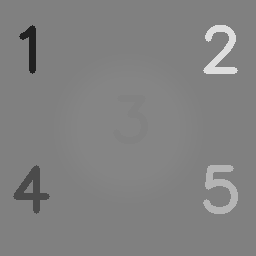
#> input picture imageThresholding/digits.png, 256 x 256 px
$ jupyter execute Threshold.ipynb
#> lines starting #> are read from the running program, lines starting #| are printed output that depends on the picture; after the words box and inside, x2 and y2 are one past the last pixel; in counts of white or black regions, pixels touching at a corner belong together
# 1. Thresholding

### 1.1 	T=55; 2) T=129; 3) T=200;

a)	Visualize 6 output images.

b)	Write your observations about thresholded images at different thresholds. How many and which digits are segmented at each threshold? What else do you observe at each threshold?

[cell 1]
#modules
import numpy as np
import matplotlib.pyplot as plt
import cv2


def threshFunction():
  #Given
  T = [55,129,200]

  #input
  image = cv2.imread("digits.png")
#> image is the input picture: shape (256, 256, 3); min 33, max 222, mean 129.5
  thresholding = [
      cv2.THRESH_BINARY,
      cv2.THRESH_BINARY_INV,
  ]
  thresholdingName = ["Bin","InvBin"]
  grayImg = cv2.cvtColor(image,cv2.COLOR_RGB2GRAY)

  plt.figure(figsize=(6,10))


  #Output
  for i in range(len(T)):
    for j in range(len(thresholding)):
      index = i*len(thresholding)+j+1
      plt.subplot(3,2,index)
      _,imgThres = cv2.threshold(grayImg, T[i],255,thresholding[j])
      plt.imshow(imgThres, cmap = 'gray')
      plt.title(f"Thresh={T[i]}|{thresholdingName[j]}")

  plt.show()
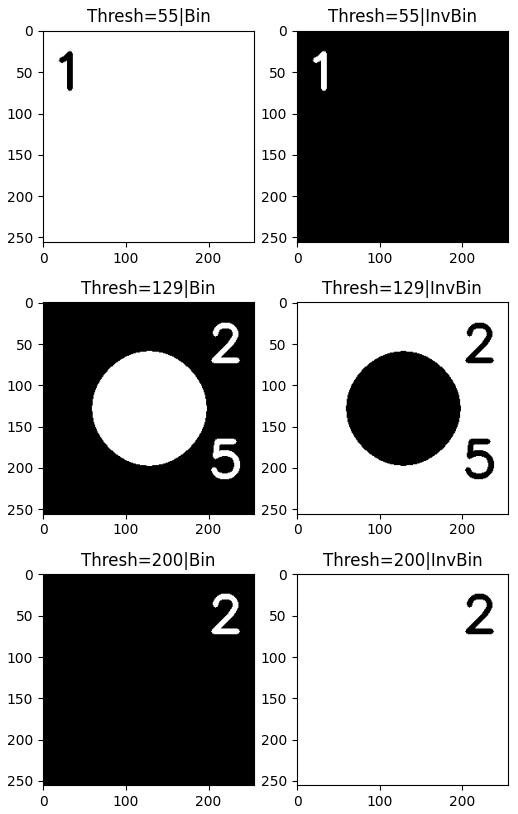
#> figure drawn by matplotlib, 6 panels

if __name__ == '__main__':
  threshFunction()

## Observation

When T = 55,

1.   for Binary, we can see that number "1" is visible with 0(black) pixel value while the rest of the other region is 255(white) pixel value
2.   for Inverse binary, we can see that number only number "1" is visihle with 255(white) pixel value while rest of the other region is 0(black) pixel value

When T = 129,

1.   for Binary, we can see that number "2" and "5" is visible with 255(white) pixel value while the rest of the other region is 0(black) pixel value
2.   for Inverse binary, we can see that number "2" and "5" is visible with 0(black) pixel value while the rest of the other region is 255(white) pixel value

When T = 200,

1.   for Binary, we can see that number "2" is visible with 255(white) pixel value while the rest of the other region is 0(black) pixel value
2.   for Inverse binary, we can see that number "2" is visible with 0(black) pixel value while the rest of the other region is 255(white) pixel value

## Conclusion

We observe that while changing the threshold value the visiblity of digits is also affected. Binary and Inverse binary thresholding gives complete oposite output by inversing the pixel value.


### 1.2 	Threshold the image using Window binary thresholding (i.e., 255 if T_1  <I_(i,j)  <T_2 and 0 otherwise) using three different range of thresholds.
1) T_1=55 and T_2=90; 2) T_1=90 and T_2=129; 3) T_1=129 and T_2=200;

a)	Visualize 3 output images.

b)	Write your observations. How many and which digits are segmented at each threshold? What else do you observe at each threshold

[cell 2]
#modules
import numpy as np
import matplotlib.pyplot as plt
import cv2


def threshFunction():
  #Given
  windows=[(55,90),(90,129),(129,200)]

  #input
  image = cv2.imread("digits.png")
  binary = cv2.THRESH_BINARY

  grayImg = cv2.cvtColor(image,cv2.COLOR_RGB2GRAY)

  plt.figure(figsize=(6,10))


  #Output
  for i,(low,high) in enumerate(windows):
    result = np.where((grayImg>=low) & (grayImg<=high),
                      255,0
                      ).astype(np.uint8)

    plt.subplot(1,3,i+1)
    plt.imshow(result,cmap='gray')
    plt.title(f"Windows:{low}-{high}")
#> this loop made 3 passes
#> pass 1, in threshFunction, `result = np.where((grayImg>=low) & (grayImg<=high), 255,0 ).astype(np...`:
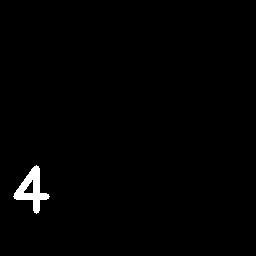
#> result: shape (256, 256); 1% white; 1 white region, box (x1, y1, x2, y2) and area: (13, 165, 50, 214) 687
#> pass 2, in threshFunction, `result = np.where((grayImg>=low) & (grayImg<=high), 255,0 ).astype(np...`:
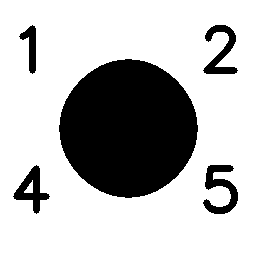
#> result: shape (256, 256); 73.5% white; 5 black regions, box (x1, y1, x2, y2) and area: (59, 59, 198, 198) 14773, (203, 165, 238, 214) 801, (203, 25, 238, 74) 723, (13, 165, 50, 214) 687, (19, 25, 36, 74) 392
#> pass 3, in threshFunction, `result = np.where((grayImg>=low) & (grayImg<=high), 255,0 ).astype(np...`:
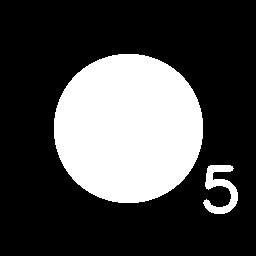
#> result: shape (256, 256); 28.1% white; 2 white regions, box (x1, y1, x2, y2) and area: (54, 54, 203, 203) 17637, (203, 165, 238, 214) 801
  plt.show()
  print(grayImg)
#> (printed output is left out)

if __name__ == '__main__':
  threshFunction()

##Observation

1.   Window(55-90), Only pixels with intensity values between 55 and 90 becomes 255(white) as rest of the pixel's intensity becomes 0(black), Hence "4" digit is appeared as it lies in range(55-90)
2.   Window(90-129), Only pixels with intensity values between 90 and 129 becomes 255(white) as rest of the pixel becomes 0(black), Hence "1","2",""4","5" digits are appeared as rest of the pixels becomes 255(white) as they lies in (90-129).  Here the circle at center and digit "3" becomes black as their pixel value doesnt come in range(90-129) yet it is not visible in original image as their intensity value is near to background intensity
3. Window(129-200), Only pixels with intensity values between 129 and 200 becomes 255(white) as rest of the pixel becomes 0(black), Hence the slightly visible"3", the circle and "5" digit are appeared as it's intensity lies in range(129,200)

##Conclusion

Window binary thresholding selects pixels within a specified range. Here if the background and digits intensity both either falls in the same range or both does not, the digit wont be visible. Therefore effectiveness of window thresholding depends intensity distribution of the image

###1.3	In a practical application, we vary the value of the hyper-parameters (here,the threshold values) for any of the above-mentioned thresholding methods, such that we get the desired output.
a)	Find threshold values that segment only the digit ‘3’ (all other digits must remain background) and visualize the output images (i.e., considered as foreground – white pixel – 255 value).

b)	Can you find a threshold value or values of the above-mentioned thresholding methods such that only digit 3 is segmented (nothing else, foreground pixels).  If you can find, show threshold values. If you cannot find, explain the reason.

[cell 3]
import cv2
import matplotlib.pyplot as plt
import numpy as np

image = cv2.imread("digits.png")

# Binary thresholding
_, binary = cv2.threshold(image, 129, 255, cv2.THRESH_BINARY)
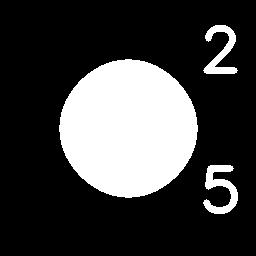
#> binary: shape (256, 256, 3); 24.9% white; 3 white regions, box (x1, y1, x2, y2) and area: (59, 59, 198, 198) 14773, (203, 165, 238, 214) 801, (203, 25, 238, 74) 723

# Inverse binary thresholding
_, inverse = cv2.threshold(image, 129, 255, cv2.THRESH_BINARY_INV)

# Window thresholding
window = np.where((image > 90) & (image < 129), 255, 0).astype(np.uint8)
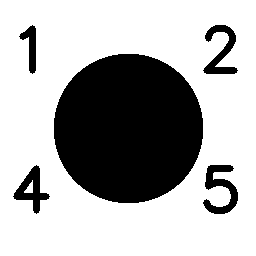
#> window: shape (256, 256, 3); 69.1% white; 5 black regions, box (x1, y1, x2, y2) and area: (54, 54, 203, 203) 17637, (203, 165, 238, 214) 801, (203, 25, 238, 74) 723, (13, 165, 50, 214) 687, (19, 25, 36, 74) 392

plt.figure(figsize=(12, 4))

plt.subplot(1, 3, 1)
plt.imshow(binary, cmap='gray')
plt.title('Binary Threshold')
plt.axis('off')

plt.subplot(1, 3, 2)
plt.imshow(inverse, cmap='gray')
plt.title('Inverse Threshold')
plt.axis('off')

plt.subplot(1, 3, 3)
plt.imshow(window, cmap='gray')
plt.title('Window Threshold')
plt.axis('off')

plt.tight_layout()
plt.show()
